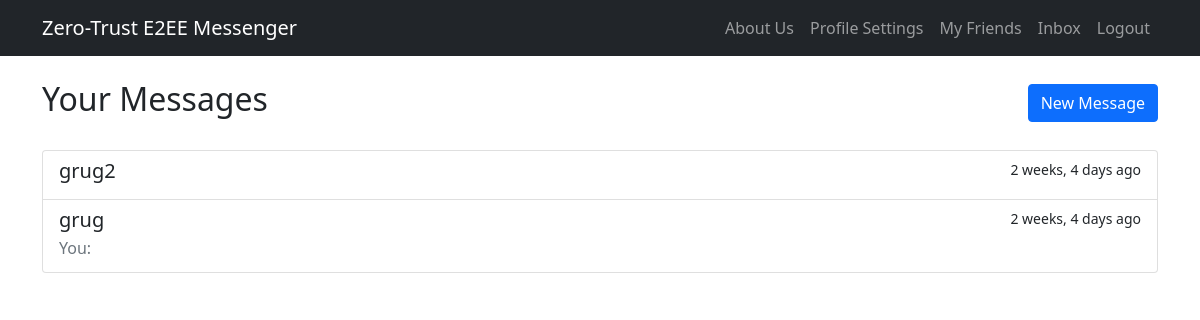
Page /inbox/ (signed in) on the earlier database version.
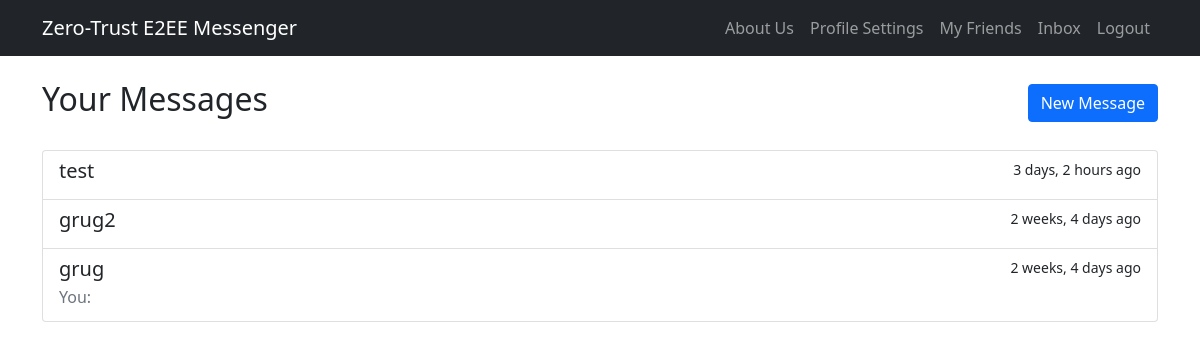
Same page on the later database version.
### core/models.py (models this page shows, shortened)
class Conversation(models.Model):
    participants = models.ManyToManyField(User, related_name='conversations')
    created_at = models.DateTimeField(auto_now_add=True)
    updated_at = models.DateTimeField(auto_now=True)
    class Meta:
        ordering = ['-updated_at']
    def get_other_participant(self, user):
        return self.participants.exclude(id=user.id).first()
    def get_last_message(self):
        return self.messages.order_by('-timestamp').first()

class Message(models.Model):
    conversation = models.ForeignKey(
        Conversation,
        related_name='messages',
        on_delete=models.CASCADE
    )
    sender = models.ForeignKey(
        User,
        related_name='sent_messages',
        on_delete=models.CASCADE
    )
    ciphertext = models.TextField(null=True, blank=True)#TODO TEMPORRARY BLANK|
    encrypted_aes_key = models.TextField(null=True, blank=True) #TODO TEMPORRARY BLANK|
    encrypted_aes_key_sender = models.TextField(null=True, blank=True)
    iv = models.CharField(max_length=255, blank=True, null=True)
    timestamp = models.DateTimeField(default=timezone.now)
    edited_at = models.DateTimeField(null=True, blank=True)
    is_read = models.BooleanField(default=False)
    is_deleted = models.BooleanField(default=False)
    class Meta:
        ordering = ['timestamp']

### core/views.py (the view)
# urls.py: path('inbox/', views.inbox, name='inbox'),
@login_required(login_url='/login/')
def inbox(request):
    conversations = request.user.conversations.annotate(
        last_message_time=Max('messages__timestamp'),
        unread_count=Count(
            'messages',
            filter=Q(messages__is_read=False) & ~Q(messages__sender=request.user)
        )
    ).order_by('-last_message_time')
    for c in conversations:
        c.other_user = c.get_other_participant(request.user)
    return render(request, 'messaging/inbox.html', {
        'conversations': conversations,
    })

### core/templates/messaging/inbox.html (shortened to what this page needs)
{% extends 'base.html' %}
{% block content %}
<div class="container mt-4">
    <div class="row">
        <div class="col-md-12">
            <div class="d-flex justify-content-between align-items-center mb-4">
                <h2>Your Messages</h2>
                <a href="{% url 'user_list' %}" class="btn btn-primary">New Message</a>
            </div>
            {% if conversations %}
                <div class="list-group">
                    {% for conversation in conversations %}
                        {% with last_msg=conversation.get_last_message %}
                        <a href="{% url 'conversation' conversation.id %}"
                           class="list-group-item list-group-item-action">
                            <div class="d-flex w-100 justify-content-between">
                                <h5 class="mb-1">
                                    {{ conversation.other_user.username }}
                                </h5>
                                <small>
                                    {% if last_msg %}
                                        {{ last_msg.timestamp|timesince }} ago
                                    {% endif %}
                                </small>
                            </div>
                            {% if last_msg %}
                                <p class="mb-1 text-muted">
                                    {% if last_msg.sender == user %}You: {% endif %}
                                </p>
                            {% endif %}
                        </a>
                        {% endwith %}
                    {% endfor %}
                </div>
            {% else %}
                <div class="alert alert-info">
                    <p>No messages yet. <a href="{% url 'user_list' %}">Start a conversation!</a></p>
                </div>
            {% endif %}
        </div>
    </div>
</div>
{% endblock %}

### core/templates/base.html (shortened to what this page needs)
<!DOCTYPE html>
<html lang="en">
<head>
    <link href="https://cdn.jsdelivr.net/npm/bootstrap@5.1.3/dist/css/bootstrap.min.css" rel="stylesheet">
</head>
<body>
    <nav class="navbar navbar-expand-lg navbar-dark bg-dark">
        <div class="container">
            <a class="navbar-brand" href="/">Zero-Trust E2EE Messenger</a>
            <div class="navbar-nav ms-auto">
                {% if user.is_authenticated %}
                    <a class="nav-link" href="{% url 'aboutus' %}">About Us</a>
                    <a class="nav-link" href="{% url 'profile_settings' %}">Profile Settings</a>
                    <a class="nav-link" href="{% url 'display_friends' %}">My Friends</a>
                    <a class="nav-link" href="{% url 'inbox' %}">Inbox</a>
                    <a class="nav-link" href="{% url 'logout' %}">Logout</a>
                {% else %}
                    <a class="nav-link" href="{% url 'login' %}">Login</a>
                    <a class="nav-link" href="{% url 'register' %}">Register</a>
                {% endif %}
            </div>
        </div>
    </nav>
    {% block content %}{% endblock %}
</body>
</html>

Differences in the rows shown:
added Conversation: other_user.username "test", get_last_message.timestamp "3 days, 2 hours"
